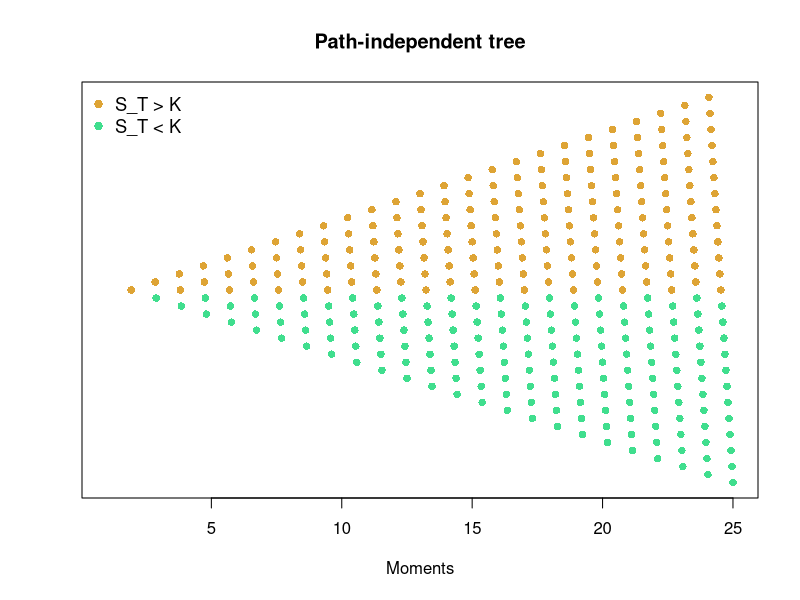
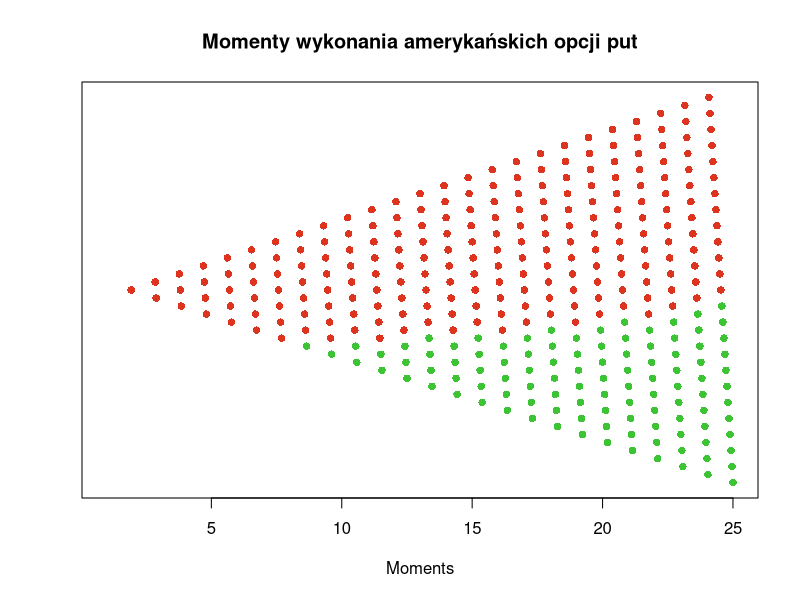
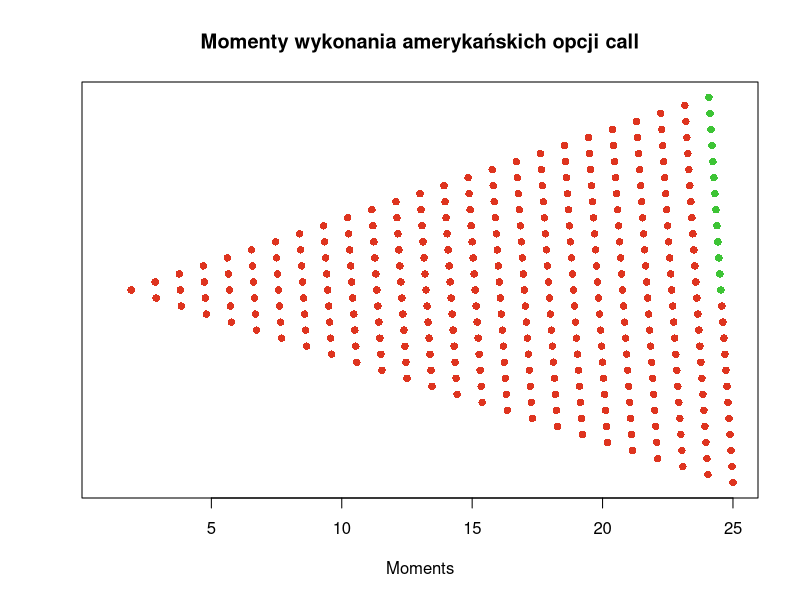

Generate these figures, in order, with R:
# Konstruujemy drzewo niezależnie od ścieżki (PATH-INDEPENDENT) jako macierz, 
# gdzie t-ta kolumna to S_t moment wykonania akcji

# Dane
d_t <- 1 / 12
sigma <- 0.3
u <- exp(sigma * sqrt(d_t))
d <- exp(-sigma * sqrt(d_t))    # d = 1 / u = u**(-1)
S_0 <- 50
r <- 0.02
K <- 48
T <- 2

matrix_size <- function(d_t, T){    # rozmiar macierzy kwadratowej N, gdzie uwzględniamy moment S_0
  return(T / d_t + 1)
}

N <- matrix_size(d_t, T)

binomial_tree <- function(S_0, u, d_t, T){
  
  N <- matrix_size(d_t, T)    # liczba kroków w drzewie, rozmiar macierzy
  A <- matrix(NA, nrow = N, ncol = N)
  
  for (i in 1:N){
    A[N:(N - i + 1), i] <- u**(seq(-(i - 1), (i - 1), 2))
  }

  return(S_0 * A)
}

S_T <- binomial_tree(S_0, u, d_t, T)

# Path-independent tree
y <- S_T[, 1:25]
x <- seq(1, 25, length = length(y))
colors <- ifelse(S_T > K, "#DEA435", "#40DE8E")
plot(x, y, log = "y", type = "p", col = colors, pch = 16,
     xlab = "Moments", ylab = "", main = "Path-independent tree", yaxt = "n")
legend("topleft", legend = c("S_T > K", "S_T < K"), col = c("#DEA435", "#40DE8E"), pch = 16, cex = 1.1, bty = "n")

wycena <- function(u, d, r, d_t, V_u, V_d){
  p <- (exp(r * d_t) - d) / (u - d)
  return(exp(-r * d_t) * (p * V_u + (1 - p) * V_d))
}
wycena <- Vectorize(wycena, c("V_u", "V_d"))

european_option <- function(S_0, u, d, r, K, d_t, T, type = "put"){
  
  N <- matrix_size(d_t, T)    # liczba kroków w drzewie, rozmiar macierzy
  S_T <- binomial_tree(S_0, u, d_t, T)
  B <- matrix(0, nrow = N, ncol = N)    # macierz payoff
  B[is.na(S_T)] <- NA
  ifelse(type == "put",
         B[, N] <- pmax(K - S_T[, N], 0),    # opcja put
         B[, N] <- pmax(S_T[, N] - K, 0))    # opcja call

  for (i in (N - 1):1){
    B[(N - i + 1):N, i] <- wycena(u, d, r, d_t, B[(N - i):(N - 1), i + 1], B[(N - i + 1):N, i + 1])
  }

  return(B)
}

american_option <- function(S_0, u, d, r, K, d_t, T, type = "put"){
  
  N <- matrix_size(d_t, T)    # liczba kroków w drzewie, rozmiar macierzy
  S_T <- binomial_tree(S_0, u, d_t, T)
  B <- matrix(0, nrow = N, ncol = N)    # macierz payoff
  B[is.na(S_T)] <- NA
  if(type == "put"){
    B[, N] <- pmax(K - S_T[, N], 0)
    for (i in (N - 1):1){
      for (j in (N - i + 1):N){
        a <- wycena(u, d, r, d_t, B[j - 1, i + 1], B[j, i + 1])
        b <- max(K - S_T[j, i], 0)
        B[j, i] <- max(a, b)
      }
    }
  }
  if(type == "call"){
    B[, N] <- pmax(S_T[, N] - K, 0)
    for (i in (N - 1):1){
      for (j in (N - i + 1):N){
        a <- wycena(u, d, r, d_t, B[j - 1, i + 1], B[j, i + 1])
        b <- max(S_T[j, i] - K, 0)
        B[j, i] <- max(a, b)
      }
    }
  }
  return(B)
}

EU_put <- round(european_option(S_0, u, d, r, K, d_t, T, type = "put")[N, 1], 2)
EU_call <- round(european_option(S_0, u, d, r, K, d_t, T, type = "call")[N, 1], 2)
AM_put <- round(american_option(S_0, u, d, r, K, d_t, T, type = "put")[N, 1], 2)
AM_call <- round(american_option(S_0, u, d, r, K, d_t, T, type = "call")[N, 1], 2)

#--------------------------------

# Momenty wykonania opcji amerykańskich put
AM_put <- american_option(S_0, u, d, r, K, d_t, T, type = "put")
y <- S_T[, 1:25]
x <- seq(1, 25, length = length(y))
colors <- ifelse(AM_put == K - S_T, "#3DC435", "#DE341F")
plot(x, y, log = "y", type = "p", col = colors, pch = 16,
     xlab = "Moments", ylab = "", main = "Momenty wykonania amerykańskich opcji put", yaxt = "n")

# Momenty wykonania opcji amerykańskich call
AM_call <- american_option(S_0, u, d, r, K, d_t, T, type = "call")
y <- S_T[, 1:25]
x <- seq(1, 25, length = length(y))
colors <- ifelse(AM_call == S_T - K, "#3DC435", "#DE341F")
plot(x, y, log = "y", type = "p", col = colors, pch = 16,
     xlab = "Moments", ylab = "", main = "Momenty wykonania amerykańskich opcji call", yaxt = "n")



execution_time_put <-  which(AM_put == K - S_T, arr.ind = TRUE)
colnames(execution_time_put) <- c("wariant", "moment")
execution_time_put <- execution_time_put[, 2:1]

# Momenty wykonania opcji amerykańskich call
execution_time_call <-  which(american_option(S_0, u, d, r, K, d_t, T, type = 'call') == S_T - K, arr.ind = TRUE)
colnames(execution_time_call) <- c("wariant", "moment")
execution_time_call <- execution_time_call[, 2:1]
execution_time_put <- data.frame(wariant = execution_time_put, moment = 1:length(execution_time_put))
execution_time_put <- execution_time_put[order(execution_time_put$moment), ]
execution_time_put
